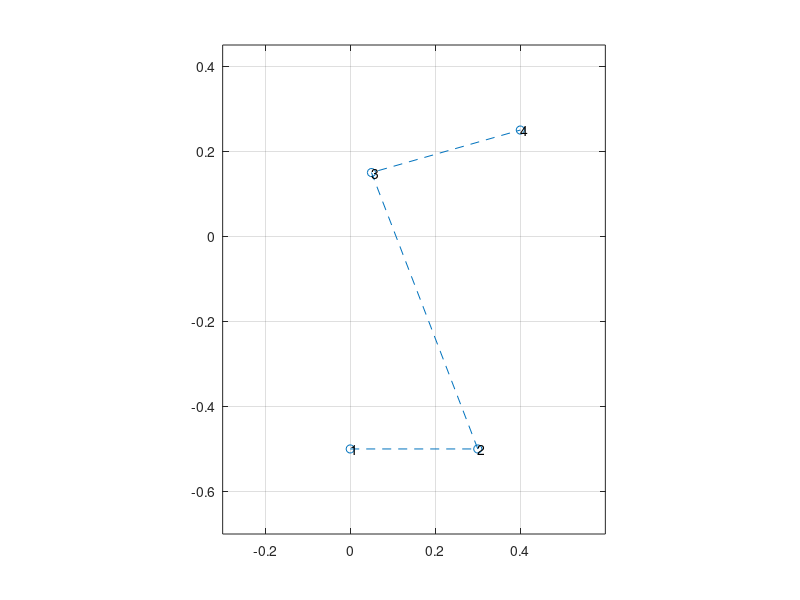

Recreate this plot in MATLAB.
clc
clear
t = 10; %seconds

% End points of random connected straight lines
q0 = [0 -0.5 0];
q1 = [0.3 -0.5 (110*(pi/180))];
q2 = [0.05 0.15 (14*(pi/180))];
q3 = [0.40 0.25 0];

x = [q0(:,1) q1(:,1) q2(:,1) q3(:,1)];
y = [q0(:,2) q1(:,2) q2(:,2) q3(:,2)];

plot(x,y,'--o');
grid on ;
axis equal;
for ii = 1:length(x)
    text(x(ii),y(ii),num2str(ii))
end
xlim([-0.30 0.60])
ylim([-0.7 0.45])

VR1 = ((q1(:,1) - q0(:,1))/(cos(q0(:,3))*t));
VR2 = ((q2(:,1) - q1(:,1))/(cos(q1(:,3))*t));
VR3 = ((q3(:,1) - q2(:,1))/(cos(q2(:,3))*t));
disp('(VR1, VR2, VR3) :');
VR = [VR1 VR2 VR3];
disp(VR);